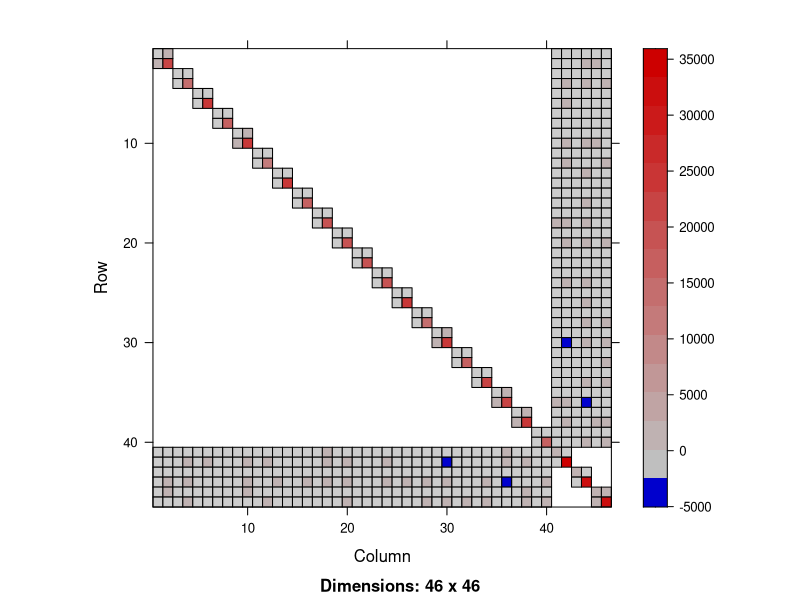

This chart was generated by the following R code: (Note: this script raises an error after producing the figure.)
library(MASS)
library(Matrix)
library(lme4)

# Say 20 subs, 5 readings each
fS <- gl(20, 50)
JS <- t(as(fS, Class = "sparseMatrix"))
num_s <- 5

# Random intercept and random readings as RFX
XS <- cbind(1,20*rnorm(1000))

# Generate random effects matrix for subject factor
ZS <- t(KhatriRao(t(JS), t(XS)))

# Say 3 sites/groups, subjects randomly scanned at
fG <- as.factor(sample(c(1:3),1000,replace=TRUE))
JG <- t(as(fG, Class = "sparseMatrix"))

# Random intercept and random readings as RFX
XG <- cbind(1,10*rnorm(1000))
num_g <- 2

# Generate random effects matrix for group factor
ZG <- t(KhatriRao(t(JG), t(XG)))

# Construct RFX matrix
Z <- cbind(ZS, ZG)

# Image of Z'Z
image(t(Z)%*%Z)

# Image of Zi'Zi where Z1 is the first 10 rows of Z, 
# z2 is second and so on
#image(t(Z[1:10,])%*%Z[1:10,])
#image(t(Z[11:20,])%*%Z[11:20,])

# Fixed effects matrix
X <- cbind(1, rnorm(1000), rnorm(1000))

# Make RFX variance matrix
cov_s <- matrix(c(2,0.5,0.5,4),nrow=2,ncol=2)
cov_g <- matrix(c(6,0.1,0.1,1),nrow=2,ncol=2)

# Combine to get sparse block diag
sigma <- cov_s
for (i in c(2:20)){
  sigma <- bdiag(sigma, cov_s)
}
for (i in c(1:3)){
  sigma <- bdiag(sigma, cov_g)
}

# Generate b
b <- mvrnorm(n = 1, matrix(0L, nrow = dim(Z)[2], ncol = 1), sigma, tol = 1e-6, empirical = FALSE, EISPACK = FALSE)

# Generate beta
beta <- c(1:3)

# Generate response 
y <- X%*%beta + Z%*%b + rnorm(1000)

#------------------------------------------------------------------------------------------------
# Now to see if lmer can decipher this model
y <- as.matrix(y)

x1 <- as.matrix(X[,1])
x2 <- as.matrix(X[,2])
x3 <- as.matrix(X[,3])

z1 <- as.matrix(XS[,1])
z2 <- as.matrix(XS[,2])
z3 <- as.matrix(XG[,1])
z4 <- as.matrix(XG[,2])

m <- lmer(y ~ x2 + x3 + (z2|fS) + (z4|fG)) #Don't need intercepts in R - automatically assumed

# FFX estimates
fixef(m)
print(beta)

# RFX estimates
ranef(m)
print(t(matrix(b, 2, 23)))

# RFX variances 
as.matrix(Matrix::bdiag(VarCorr(m)))
print(cov_s)
print(cov_g)

summary(m)

# 3 column format for Z
Z_3col<-as.data.frame(summary(Z))
colnames(Z_3col) <- NULL
sigma_3col<-as.data.frame(summary(sigma))
colnames(sigma_3col) <- NULL
true_rfx <- data.frame(t(matrix(b, 2, 23)))
colnames(true_rfx) <- NULL
write.csv(Z_3col,file="./testdata/Z_3col.csv",row.names=FALSE)
write.csv(X,file="./testdata/X.csv",row.names=FALSE)
write.csv(y,file="./testdata/Y.csv",row.names=FALSE)
write.csv(beta,file="./testdata/true_beta.csv",row.names=FALSE)
write.csv(sigma_3col,file="./testdata/true_rfxvar_3col.csv",row.names=FALSE)
write.csv(c(1),file="./testdata/true_ffxvar.csv",row.names=FALSE)
write.csv(true_rfx,file="./testdata/true_b.csv",row.names=FALSE)

# Save the estimates as well
rfx_1<-ranef(m)$fS
rfx_2<-ranef(m)$fG
colnames(rfx_1) <- ''
colnames(rfx_2) <- ''
est_rfx <- rbind(rfx_1,rfx_2)
colnames(est_rfx) <- NULL
write.csv(est_rfx,file="./testdata/estd_b.csv",row.names=FALSE)

rfxvar_est <- data.frame(as.matrix(Matrix::bdiag(VarCorr(m))))
colnames(rfxvar_est) <- NULL
write.csv(rfxvar_est,file="./testdata/estd_rfxvar.csv",row.names=FALSE)

est_ffx <- fixef(m)
colnames(est_ffx) <- NULL
write.csv(est_ffx,file="./testdata/estd_beta.csv",row.names=FALSE)
